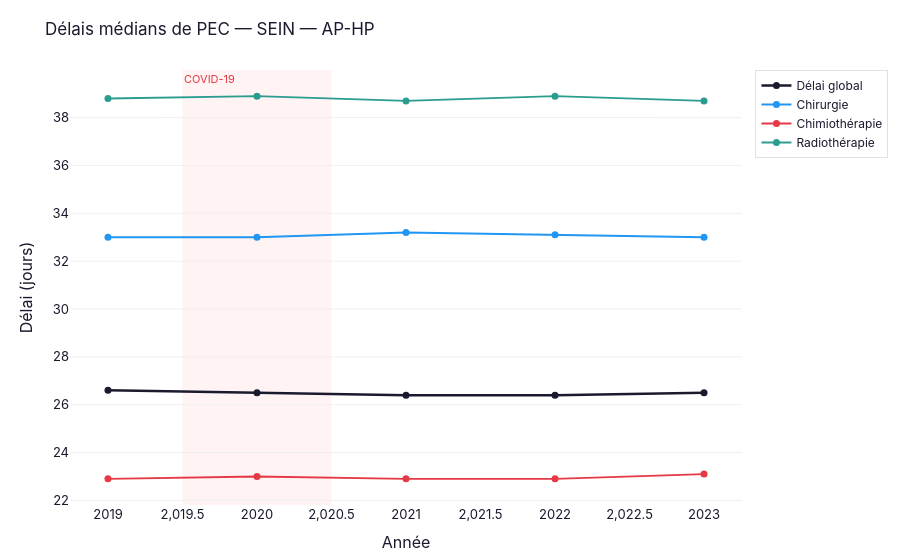

Notebook code cell kept with this figure:
### Markdown cell above
## Section 5 — Délais de prise en charge

`delay_evolution` + `delay_comparison_bar` (AP-HP + GHU, dernière année).

### Code cell
fig_delay = delay_evolution(aphp, ENTITY, APPAREIL)
fig_delay.show()

### Figure 1 — Plotly figure (JSON) as saved in the notebook; plotly's stock layout.template omitted (floating-point values rounded to 4 significant figures)
{"data": [{"hovertemplate": "<b>Délai global</b><br>%{y} jours<extra></extra>", "line": {"color": "#1A1A2E", "width": 2.5}, "marker": {"size": 7}, "mode": "lines+markers", "name": "Délai global", "type": "scatter", "x": [2019, 2020, 2021, 2022, 2023], "y": [26.6, 26.5, 26.4, 26.4, 26.5]}, {"hovertemplate": "<b>Chirurgie</b><br>%{y} jours<extra></extra>", "line": {"color": "#2196F3", "width": 1.8}, "marker": {"size": 7}, "mode": "lines+markers", "name": "Chirurgie", "type": "scatter", "x": [2019, 2020, 2021, 2022, 2023], "y": [33.0, 33.0, 33.2, 33.1, 33.0]}, {"hovertemplate": "<b>Chimiothérapie</b><br>%{y} jours<extra></extra>", "line": {"color": "#E63946", "width": 1.8}, "marker": {"size": 7}, "mode": "lines+markers", "name": "Chimiothérapie", "type": "scatter", "x": [2019, 2020, 2021, 2022, 2023], "y": [22.9, 23.0, 22.9, 22.9, 23.1]}, {"hovertemplate": "<b>Radiothérapie</b><br>%{y} jours<extra></extra>", "line": {"color": "#2A9D8F", "width": 1.8}, "marker": {"size": 7}, "mode": "lines+markers", "name": "Radiothérapie", "type": "scatter", "x": [2019, 2020, 2021, 2022, 2023], "y": [38.8, 38.9, 38.7, 38.9, 38.7]}], "layout": {"annotations": [{"font": {"color": "#E63946", "size": 11}, "showarrow": false, "text": "COVID-19", "x": 2020.0, "xanchor": "left", "xref": "x", "y": 1, "yanchor": "top", "yref": "y domain"}], "font": {"color": "#1A1A2E", "family": "Inter, Arial, sans-serif", "size": 13}, "hovermode": "x unified", "legend": {"bgcolor": "rgba(255,255,255,0.95)", "bordercolor": "#DEE2E6", "borderwidth": 1, "font": {"size": 12}}, "margin": {"b": 50, "l": 70, "r": 30, "t": 70}, "paper_bgcolor": "white", "plot_bgcolor": "white", "shapes": [{"fillcolor": "#FFE8E8", "layer": "below", "line": {"width": 0}, "opacity": 0.5, "type": "rect", "x0": 2020.0, "x1": 2020.0, "xref": "x", "y0": 0, "y1": 1, "yref": "y domain"}], "title": {"font": {"size": 17}, "text": "Délais médians de PEC — SEIN — AP-HP"}, "xaxis": {"showgrid": false, "title": {"text": "Année"}, "zeroline": false}, "yaxis": {"gridcolor": "#F0F0F0", "showgrid": true, "title": {"text": "Délai (jours)"}, "zeroline": false}}}
